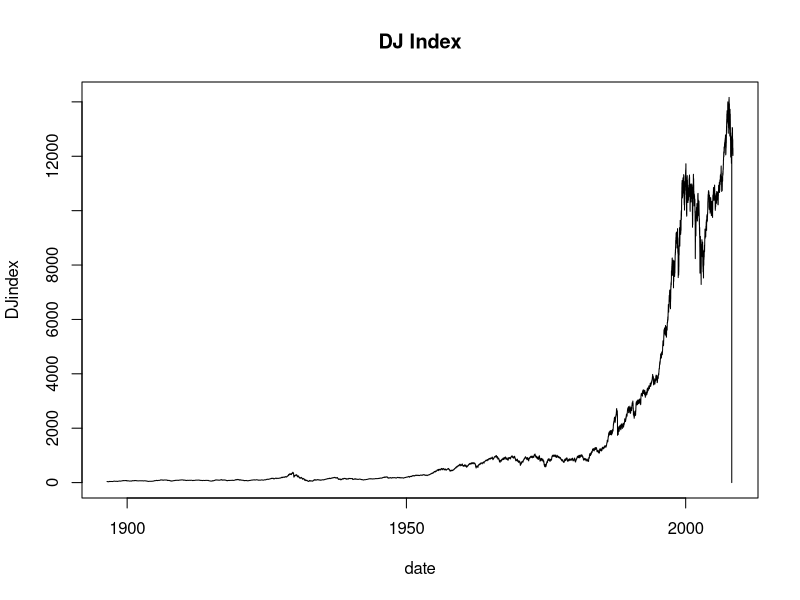
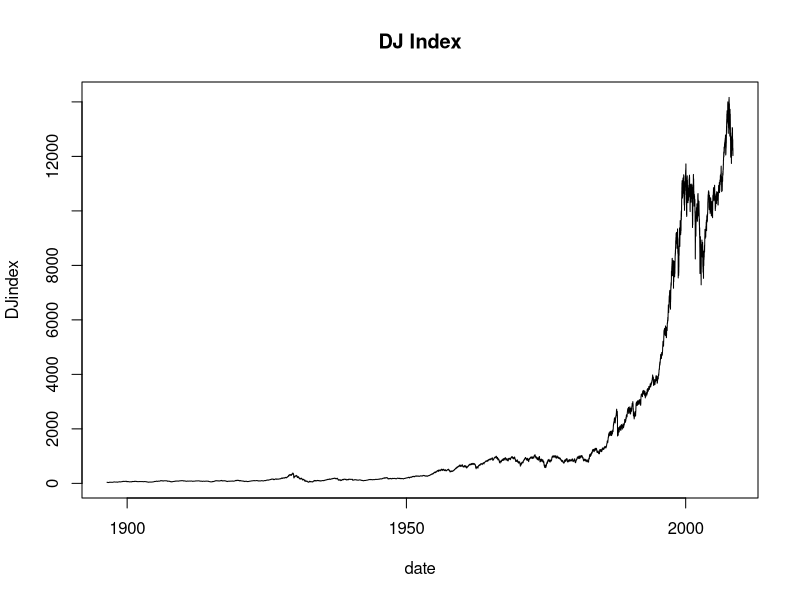

The R script that drew these images, in order:
## ---- chunk 1
dj= read.csv("dj.csv")
plot(dj$dji~as.Date(dj$date),type='l',ylab='DJindex',xlab='date',main='DJ Index')
print(summary(dj))
## ---- chunk 2
dj = dj[-which(dj$dji==0),]
dj = na.omit(dj)
print(summary(dj))

plot(dj$dji~as.Date(dj$date),type='l',ylab='DJindex',xlab='date',main='DJ Index')
